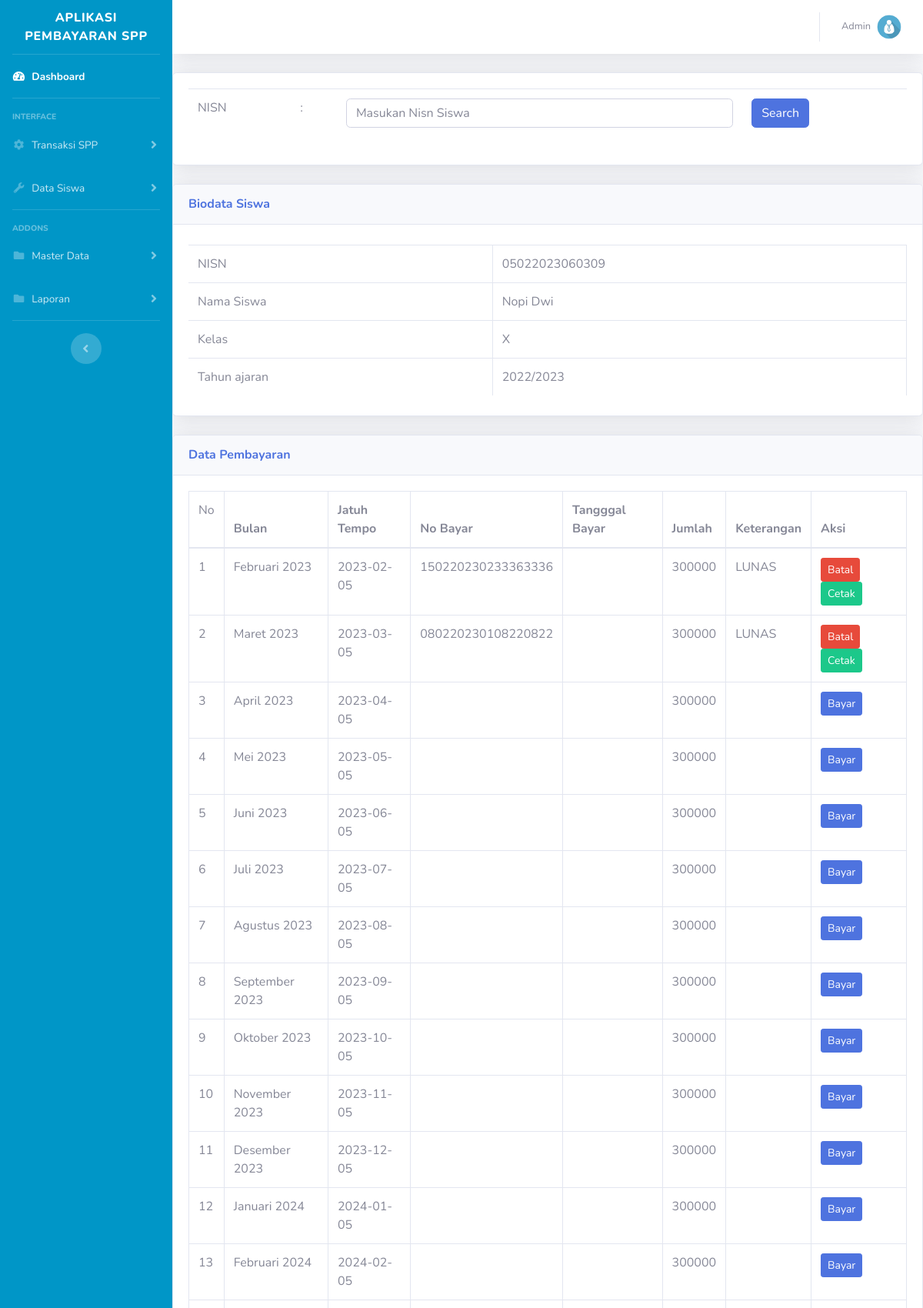
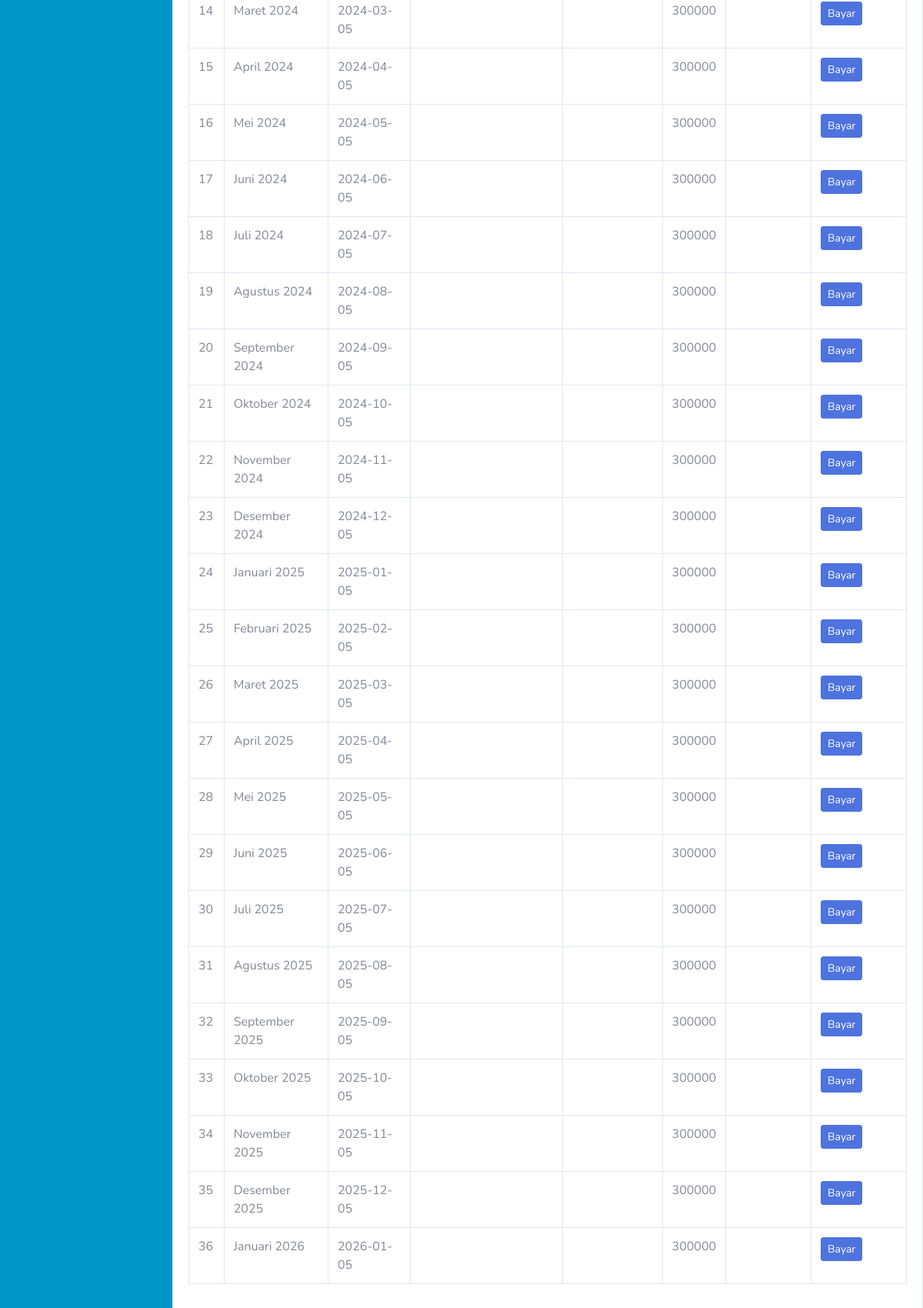
Screenshot of /aplika/pembayaran.php?nisn=05022023060309 (upper part) with the database file from the repository (2 pictures, top to bottom).
### tables this page shows
CREATE TABLE `siswa` (
  `id_siswa` int(11) NOT NULL,
  `nisn` varchar(50) NOT NULL,
  `nama` varchar(50) NOT NULL,
  `id_angkatan` int(11) NOT NULL,
  `id_jurusan` int(11) NOT NULL,
  `id_kelas` int(11) NOT NULL,
  `alamat` text NOT NULL
);

CREATE TABLE `kelas` (
  `id_kelas` int(11) NOT NULL,
  `nama_kelas` varchar(50) NOT NULL
);

CREATE TABLE `angkatan` (
  `id_angkatan` int(11) NOT NULL,
  `nama_angkatan` varchar(50) NOT NULL,
  `biaya` varchar(50) NOT NULL
);

CREATE TABLE `pembayaran` (
  `idspp` int(11) NOT NULL,
  `id_siswa` int(11) NOT NULL,
  `jatuhtempo` varchar(50) NOT NULL,
  `bulan` varchar(50) NOT NULL,
  `nobayar` varchar(50) NOT NULL,
  `tglbayar` varchar(50) NOT NULL,
  `jumlah` varchar(50) NOT NULL,
  `ket` varchar(50) DEFAULT NULL,
  `id_admin` int(11) NOT NULL
);

### aplika/pembayaran.php (the view, shortened to what this page needs)
<?php
include 'koneksi1.php';
include 'header.php';
?>
<div class="card shadow mb-4">
	<div class="card-body">
		<form action="" method="get">
			<table class="table">
				<tr>
					<td>NISN</td>
					<td>:</td>
					<td><input type="text" name="nisn" placeholder="Masukan Nisn Siswa" class="form-control"></td>
					<td><button type="submit" class="btn btn-primary" name="cari">Search</button></td>
				</tr>
			</table>
		</form>
	</div>
</div>
<?php
if (isset($_GET['nisn']) && $_GET['nisn'] !='') {
	$nisn = $_GET['nisn'];
	$query = "SELECT siswa.*,angkatan.*,jurusan.*,kelas.* FROM siswa,angkatan,jurusan,kelas WHERE siswa.id_angkatan = angkatan.id_angkatan AND siswa.id_jurusan = jurusan.id_jurusan AND siswa.id_kelas = kelas.id_kelas AND siswa.nisn = '$nisn'";
	$exec = mysqli_query($conn,$query);
	$siswa = mysqli_fetch_assoc($exec);
	$id_siswa = $siswa['id_siswa'];
	$nisn = $siswa['nisn'];
 ?>
 <div class="card shadow mb-4">
 	<div class="card-header py-3">
 		<h6 class="m-0 font-weight-bold text-primary">Biodata Siswa</h6>
 	</div>
 	<div class="card-body">
 		<div class="table-responsive">
 			<table class="table table-bordered" id="dataTable" width="100%" cellspacing="0">
 				<tr>
 					<td>NISN</td>
 					<td><?= $siswa['nisn'] ?></td>
 				</tr>
 				<tr>
 					<td>Nama Siswa</td>
 					<td><?= $siswa['nama'] ?></td>
 				</tr>
 				<tr>
 					<td>Kelas</td>
 					<td><?= $siswa['nama_kelas'] ?></td>
 				</tr>
 				<tr>
 					<td>Tahun ajaran</td>
 					<td><?= $siswa['nama_angkatan'] ?></td>
 				</tr>
 			</table>
 		</div>
 	</div>
 </div>
	<div class="card shadow mb-4">
		<div class="card-header py-3">
			<h6 class="m-0 font-weight-bold text-primary">Data Pembayaran</h6>
		</div>
		<div class="card-body">
			<div class="table-responsive">
				<table class="table table-bordered" id="dataTable" width="100" cellspacing="0">
					<thead>
						<tr>
							<td>No</td>
							<th>Bulan</th>
							<th>Jatuh Tempo</th>
							<th>No Bayar</th>
 							<th>Tangggal Bayar</th>
 							<th>Jumlah</th>
 							<th>Keterangan</th>
 							<th>Aksi</th>
						</tr>
					</thead>
					<tbody>
						<?php
							$no=1;
						$query = "SELECT * FROM pembayaran WHERE id_siswa = '$id_siswa' order by jatuhtempo ASC";
						$exec = mysqli_query($conn,$query);
						while($res = mysqli_fetch_assoc($exec)) { ?>
							<tr>
								<td><?= $no++ ?></td>
								<td><?= $res['bulan']?></td>
								<td><?= $res['jatuhtempo']?></td>
								<td><?= $res['nobayar']?></td>
								<td><?= $res['tglbayar']?></td>
								<td><?= $res['jumlah']?></td>
								<td><?= $res['ket']?></td>
								<td>
									<?php
								if ($res['nobayar'] == '') {
									echo "<a class='btn btn-primary btn-sm' href='proses_transaksi.php?nisn=$nisn&act=bayar&id=$res[idspp]'>Bayar</a>";
								}else {
									echo "<a class='btn btn-danger btn-sm' style='margin-right:8px;' href='proses_transaksi.php?nisn=$nisn&act=batal&id=$res[idspp]'>Batal</a>";
									echo "<a  class='btn btn-success btn-sm' href='cetak_slip_pembayaran.php?nisn=$nisn&act=cetak &id=$res[idspp]' target='_blank'>Cetak</a>";
								}
									 ?>
								</td>
							</tr>
						<?php } ?>
					</tbody>
				</table>
				<?php include 'footer.php' ?>
<?php } ?>

### rows the page displays
siswa: nisn "05022023060309", nama "Nopi Dwi", id_kelas.nama_kelas "X", id_angkatan.nama_angkatan "2022/2023"
pembayaran: bulan "Februari 2023", jatuhtempo "2023-02-05", nobayar "150220230233363336", jumlah "300000", ket "LUNAS"
pembayaran: bulan "Maret 2023", jatuhtempo "2023-03-05", nobayar "080220230108220822", jumlah "300000", ket "LUNAS"
pembayaran: bulan "April 2023", jatuhtempo "2023-04-05", jumlah "300000"
pembayaran: bulan "Mei 2023", jatuhtempo "2023-05-05", jumlah "300000"
pembayaran: bulan "Juni 2023", jatuhtempo "2023-06-05", jumlah "300000"
pembayaran: bulan "Juli 2023", jatuhtempo "2023-07-05", jumlah "300000"
pembayaran: bulan "Agustus 2023", jatuhtempo "2023-08-05", jumlah "300000"
pembayaran: bulan "September 2023", jatuhtempo "2023-09-05", jumlah "300000"
pembayaran: bulan "Oktober 2023", jatuhtempo "2023-10-05", jumlah "300000"
pembayaran: bulan "November 2023", jatuhtempo "2023-11-05", jumlah "300000"
pembayaran: bulan "Desember 2023", jatuhtempo "2023-12-05", jumlah "300000"
pembayaran: bulan "Januari 2024", jatuhtempo "2024-01-05", jumlah "300000"
pembayaran: bulan "Februari 2024", jatuhtempo "2024-02-05", jumlah "300000"
pembayaran: bulan "Maret 2024", jatuhtempo "2024-03-05", jumlah "300000"
pembayaran: bulan "April 2024", jatuhtempo "2024-04-05", jumlah "300000"
pembayaran: bulan "Mei 2024", jatuhtempo "2024-05-05", jumlah "300000"
pembayaran: bulan "Juni 2024", jatuhtempo "2024-06-05", jumlah "300000"
pembayaran: bulan "Juli 2024", jatuhtempo "2024-07-05", jumlah "300000"
pembayaran: bulan "Agustus 2024", jatuhtempo "2024-08-05", jumlah "300000"
pembayaran: bulan "September 2024", jatuhtempo "2024-09-05", jumlah "300000"
pembayaran: bulan "Oktober 2024", jatuhtempo "2024-10-05", jumlah "300000"
pembayaran: bulan "November 2024", jatuhtempo "2024-11-05", jumlah "300000"
pembayaran: bulan "Desember 2024", jatuhtempo "2024-12-05", jumlah "300000"
pembayaran: bulan "Januari 2025", jatuhtempo "2025-01-05", jumlah "300000"
pembayaran: bulan "Februari 2025", jatuhtempo "2025-02-05", jumlah "300000"
pembayaran: bulan "Maret 2025", jatuhtempo "2025-03-05", jumlah "300000"
pembayaran: bulan "April 2025", jatuhtempo "2025-04-05", jumlah "300000"
pembayaran: bulan "Mei 2025", jatuhtempo "2025-05-05", jumlah "300000"
pembayaran: bulan "Juni 2025", jatuhtempo "2025-06-05", jumlah "300000"
pembayaran: bulan "Juli 2025", jatuhtempo "2025-07-05", jumlah "300000"
pembayaran: bulan "Agustus 2025", jatuhtempo "2025-08-05", jumlah "300000"
pembayaran: bulan "September 2025", jatuhtempo "2025-09-05", jumlah "300000"
pembayaran: bulan "Oktober 2025", jatuhtempo "2025-10-05", jumlah "300000"
pembayaran: bulan "November 2025", jatuhtempo "2025-11-05", jumlah "300000"
pembayaran: bulan "Desember 2025", jatuhtempo "2025-12-05", jumlah "300000"
pembayaran: bulan "Januari 2026", jatuhtempo "2026-01-05", jumlah "300000"
